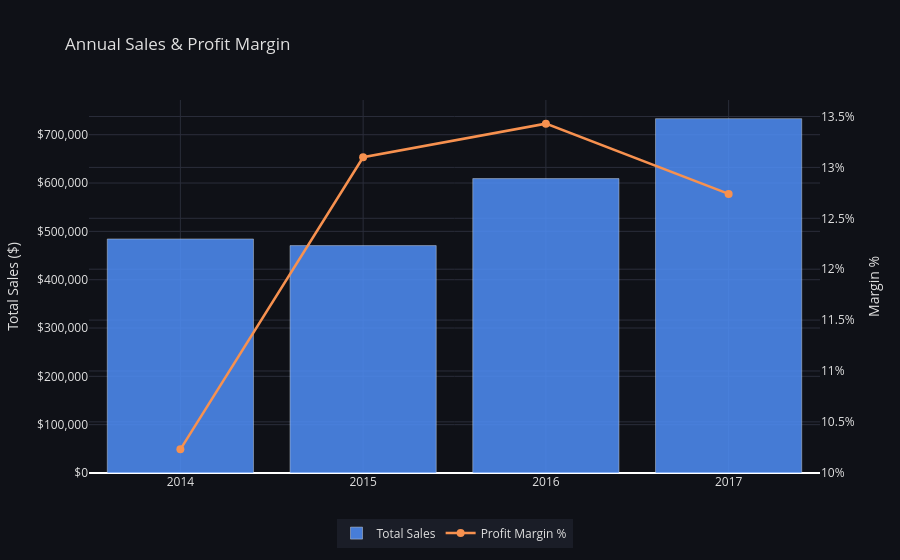

Source (notebook cell):
### Code cell
import plotly.graph_objects as go

DARK_BG = '#0f1117'
CARD_BG = '#1a1d27'
ACCENT = '#4f8ef7'
ACCENT2 = '#f7914f'
TEXT = '#e0e0e0'
GRID = '#2a2d3a'

fig = go.Figure()

fig.add_trace(go.Bar(
    x=df_year['year'],
    y=df_year['total_sales'],
    name='Total Sales',
    marker_color=ACCENT,
    opacity=0.85
))

fig.add_trace(go.Scatter(
    x=df_year['year'],
    y=df_year['margin_pct'],
    name='Profit Margin %',
    mode='lines+markers',
    line=dict(color=ACCENT2, width=2.5),
    marker=dict(size=8),
    yaxis='y2'
))

fig.update_layout(
    title=dict(text='Annual Sales & Profit Margin', pad=dict(l=20, t=20)),
    plot_bgcolor=DARK_BG,
    paper_bgcolor=DARK_BG,
    font=dict(color=TEXT),
    legend=dict(
        bgcolor=CARD_BG,
        orientation='h',
        yanchor='bottom',
        y=-0.2,
        xanchor='center',
        x=0.5
    ),
    yaxis=dict(title='Total Sales ($)', gridcolor=GRID, tickformat='$,.0f'),
    yaxis2=dict(title='Margin %', overlaying='y', side='right', gridcolor=GRID, ticksuffix='%'),
    xaxis=dict(gridcolor=GRID)
)

fig.show()

### Figure 1 — Plotly figure (JSON) as saved in the notebook; plotly's stock layout.template omitted (floating-point values rounded to 4 significant figures)
{"data": [{"marker": {"color": "#4f8ef7"}, "name": "Total Sales", "opacity": 0.85, "type": "bar", "x": ["2014", "2015", "2016", "2017"], "y": [484200.0, 470500.0, 609200.0, 733200.0]}, {"line": {"color": "#f7914f", "width": 2.5}, "marker": {"size": 8}, "mode": "lines+markers", "name": "Profit Margin %", "type": "scatter", "x": ["2014", "2015", "2016", "2017"], "y": [10.23, 13.1, 13.43, 12.74], "yaxis": "y2"}], "layout": {"font": {"color": "#e0e0e0"}, "legend": {"bgcolor": "#1a1d27", "orientation": "h", "x": 0.5, "xanchor": "center", "y": -0.2, "yanchor": "bottom"}, "paper_bgcolor": "#0f1117", "plot_bgcolor": "#0f1117", "title": {"pad": {"l": 20, "t": 20}, "text": "Annual Sales & Profit Margin"}, "xaxis": {"gridcolor": "#2a2d3a"}, "yaxis": {"gridcolor": "#2a2d3a", "tickformat": "$,.0f", "title": {"text": "Total Sales ($)"}}, "yaxis2": {"gridcolor": "#2a2d3a", "overlaying": "y", "side": "right", "ticksuffix": "%", "title": {"text": "Margin %"}}}}
